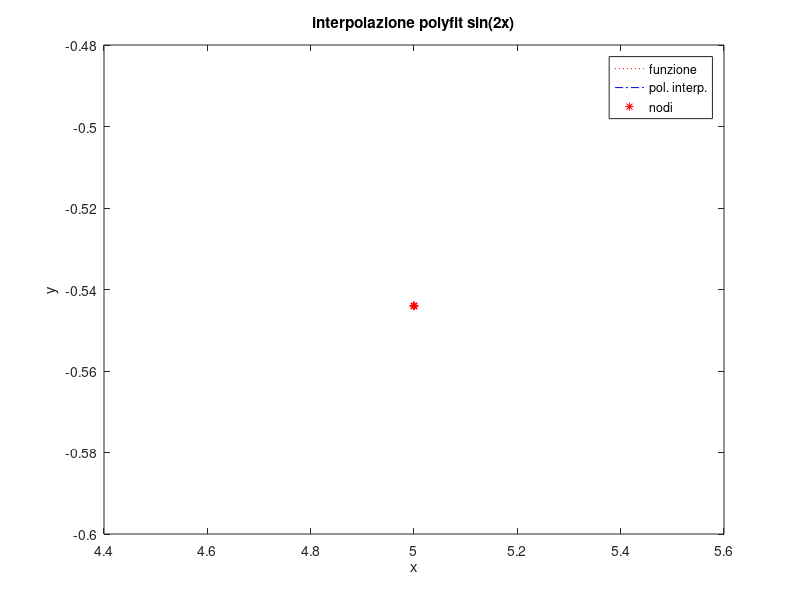

MATLAB code for this plot:
clear all
n=input('numero nodi interpolazione=');
a=input('estremo a='); b=input('estremo b=');
x=linspace(a,b,n); y=sin(2*x);
z=a:0.01:b; 
p=polyfit(x,y,n-1);
pz=polyval(p,z);
yz_ex=sin(2*z);
plot(z,yz_ex,'r:',z,pz,'b-.',x,y,'r*')
xlabel('x');ylabel('y');title('interpolazione polyfit sin(2x)');
legend('funzione','pol. interp.','nodi')
errore=max(abs(pz-yz_ex));
fprintf('numero nodi=%3d,   errore=%12.6e\n',n,errore);   